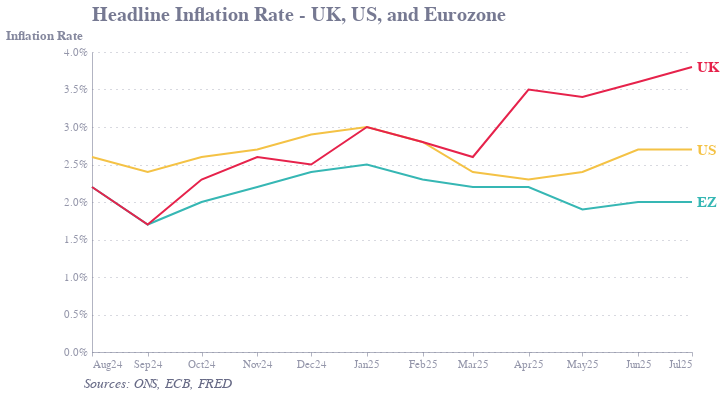

Notebook code for this chart:
### Code cell
# 2. Find last year for each Type
last_points = infl.loc[infl.groupby('Country')['Date'].idxmax()]

line = alt.Chart(infl).mark_line().encode(
    x=alt.X('Date', axis=alt.Axis(format='%b%y', title=None, labelAngle=0, tickCount={'interval': 'month', 'step': 1})),
    y=alt.Y('Value', title='Inflation Rate', axis=alt.Axis(format=',.1%', titleX=-87, titleY=-10, titleFontSize=13)),
    color='Country',
    tooltip=[
        alt.Tooltip('Country:N', title='Economy'),
        alt.Tooltip('Date:T', format='%B %Y', title='Date'),
        alt.Tooltip('Value:Q', format='.1%', title='Inflation Rate')
    ]
)

# 4. Add text labels at the end
text = alt.Chart(last_points).mark_text(
    align='left',
    dx=5,
    fontWeight='bold',
    fontSize=15
).encode(
    x=alt.X('Date'),
    y=alt.Y('Value'),
    text='Country',
    color=alt.Color('Country', legend=None)
)

footnote = alt.Chart(pd.DataFrame({'text': [
    "Sources: ONS, ECB, FRED"
]})).mark_text(
    align='left',
    baseline='top',
    fontSize=14,
    fontStyle='italic',
    dy=175,
    x=-15
).encode(
    text='text'
)

# 5. Combine and display
chart = (line + text + footnote).properties(title= 'Headline Inflation Rate - UK, US, and Eurozone', width=600).configure_title(
    fontSize=20  # Increase title font size here
)
chart

### Figure 1 — Vega-Lite specification as saved in the notebook (floating-point values rounded to 4 significant figures)
{"config": {"font": "Circular Std", "text": {"color": "#676A86", "align": "left", "baseline": "middle", "dx": 7, "dy": 0, "fontSize": 11}, "view": {"stroke": null, "continuousWidth": 400, "continuousHeight": 300, "discreteWidth": 400, "discreteHeight": 300}, "range": {"category": ["#36B7B4", "#E6224B", "#F4C245", "#0063AF", "#00A767", "#179FDB", "#EB5C2E"], "diverging": ["#E6224B", "#E54753", "#C9C9C9", "#179FDB", "#122B39"], "heatmap": ["#C9C9C9", "#179FDB", "#0063AF", "#122B39"], "ordinal": ["#00A767", "#36B7B4", "#179FDB", "#0063AF", "#243B5A"]}, "bar": {"color": "#179fdb"}, "line": {"color": "#e6224b"}, "rule": {"color": "#676A86"}, "area": {"opacity": 0.3}, "point": {"filled": true, "size": 80, "color": "#e6224b", "opacity": 0.95}, "geoshape": {"stroke": "white", "strokeWidth": 0.3}, "rect": {"fill": "#d6d4d4", "opacity": 0.3}, "axis": {"labelColor": "#676A86", "labelFontSize": 11, "labelFont": "Circular Std", "labelOpacity": 0.7, "tickColor": "#676A86", "tickOpacity": 0.5, "domainColor": "#676A86", "domainOpacity": 0.5, "gridColor": "#676A86", "gridDash": [2, 2], "gridOpacity": 0.5, "title": null, "titleColor": "#676A86", "titleOpacity": 0.8, "tickSize": 4}, "axisXDiscrete": {"grid": false, "labelAngle": 0, "tickCount": 10, "tickOpacity": 0.5, "title": null}, "axisYDiscrete": {"ticks": false, "labelPadding": 5}, "axisXTemporal": {"grid": false, "ticks": true}, "axisXQuantitative": {"grid": true}, "axisYQuantitative": {"gridColor": "#676A86", "gridDash": [1, 5], "gridOpacity": 0.5, "ticks": false, "labelPadding": 5, "tickCount": 8, "titleAngle": 0, "titleAlign": "left", "titleBaseline": "bottom", "titleX": 0, "titleY": -5}, "title": {"color": "#676A86E6", "subtitleColor": "#676A86", "font": "Circular Std", "subtitleFont": "Circular Std", "anchor": "start", "fontSize": 20, "subtitleFontSize": 12, "subtitlePadding": 4, "offset": 0, "frame": "group"}, "legend": {"titleColor": "#122b39", "title": null, "labelColor": "#122b39", "labelFontSize": 11}}, "layer": [{"data": {"name": "data-295b1cae3d31e075448a98ea0e979dda"}, "mark": {"type": "line"}, "encoding": {"color": {"field": "Country", "type": "nominal"}, "tooltip": [{"field": "Country", "title": "Economy", "type": "nominal"}, {"field": "Date", "format": "%B %Y", "title": "Date", "type": "temporal"}, {"field": "Value", "format": ".1%", "title": "Inflation Rate", "type": "quantitative"}], "x": {"axis": {"format": "%b%y", "labelAngle": 0, "tickCount": {"interval": "month", "step": 1}, "title": null}, "field": "Date", "type": "temporal"}, "y": {"axis": {"format": ",.1%", "titleFontSize": 13, "titleX": -87, "titleY": -10}, "field": "Value", "title": "Inflation Rate", "type": "quantitative"}}}, {"data": {"name": "data-068e96ed08f18949fb566dc6e3f0d134"}, "mark": {"type": "text", "align": "left", "dx": 5, "fontSize": 15, "fontWeight": "bold"}, "encoding": {"color": {"field": "Country", "legend": null, "type": "nominal"}, "text": {"field": "Country", "type": "nominal"}, "x": {"field": "Date", "type": "temporal"}, "y": {"field": "Value", "type": "quantitative"}}}, {"data": {"name": "data-6335fd49d7e16657638331fe3882e144"}, "mark": {"type": "text", "align": "left", "baseline": "top", "dy": 175, "fontSize": 14, "fontStyle": "italic", "x": -15}, "encoding": {"text": {"field": "text", "type": "nominal"}}}], "title": "Headline Inflation Rate - UK, US, and Eurozone", "width": 600, "$schema": "https://vega.github.io/schema/vega-lite/v5.20.1.json", "datasets": {"data-295b1cae3d31e075448a98ea0e979dda": [{"Date": "2024-08-01T00:00:00", "Country": "US", "Value": 0.026}, {"Date": "2024-09-01T00:00:00", "Country": "US", "Value": 0.024}, {"Date": "2024-10-01T00:00:00", "Country": "US", "Value": 0.026}, {"Date": "2024-11-01T00:00:00", "Country": "US", "Value": 0.027}, {"Date": "2024-12-01T00:00:00", "Country": "US", "Value": 0.029}, {"Date": "2025-01-01T00:00:00", "Country": "US", "Value": 0.03}, {"Date": "2025-02-01T00:00:00", "Country": "US", "Value": 0.028}, {"Date": "2025-03-01T00:00:00", "Country": "US", "Value": 0.024}, {"Date": "2025-04-01T00:00:00", "Country": "US", "Value": 0.023}, {"Date": "2025-05-01T00:00:00", "Country": "US", "Value": 0.024}, {"Date": "2025-06-01T00:00:00", "Country": "US", "Value": 0.027}, {"Date": "2025-07-01T00:00:00", "Country": "US", "Value": 0.027}, {"Date": "2024-08-01T00:00:00", "Country": "EZ", "Value": 0.022}, {"Date": "2024-09-01T00:00:00", "Country": "EZ", "Value": 0.017}, {"Date": "2024-10-01T00:00:00", "Country": "EZ", "Value": 0.02}, {"Date": "2024-11-01T00:00:00", "Country": "EZ", "Value": 0.022}, {"Date": "2024-12-01T00:00:00", "Country": "EZ", "Value": 0.024}, {"Date": "2025-01-01T00:00:00", "Country": "EZ", "Value": 0.025}, {"Date": "2025-02-01T00:00:00", "Country": "EZ", "Value": 0.023}, {"Date": "2025-03-01T00:00:00", "Country": "EZ", "Value": 0.022}, {"Date": "2025-04-01T00:00:00", "Country": "EZ", "Value": 0.022}, {"Date": "2025-05-01T00:00:00", "Country": "EZ", "Value": 0.019}, {"Date": "2025-06-01T00:00:00", "Country": "EZ", "Value": 0.02}, {"Date": "2025-07-01T00:00:00", "Country": "EZ", "Value": 0.02}, {"Date": "2024-08-01T00:00:00", "Country": "UK", "Value": 0.022}, {"Date": "2024-09-01T00:00:00", "Country": "UK", "Value": 0.017}, {"Date": "2024-10-01T00:00:00", "Country": "UK", "Value": 0.023}, {"Date": "2024-11-01T00:00:00", "Country": "UK", "Value": 0.026}, {"Date": "2024-12-01T00:00:00", "Country": "UK", "Value": 0.025}, {"Date": "2025-01-01T00:00:00", "Country": "UK", "Value": 0.03}, {"Date": "2025-02-01T00:00:00", "Country": "UK", "Value": 0.028}, {"Date": "2025-03-01T00:00:00", "Country": "UK", "Value": 0.026}, {"Date": "2025-04-01T00:00:00", "Country": "UK", "Value": 0.035}, {"Date": "2025-05-01T00:00:00", "Country": "UK", "Value": 0.034}, {"Date": "2025-06-01T00:00:00", "Country": "UK", "Value": 0.036}, {"Date": "2025-07-01T00:00:00", "Country": "UK", "Value": 0.038}], "data-068e96ed08f18949fb566dc6e3f0d134": [{"Date": "2025-07-01T00:00:00", "Country": "EZ", "Value": 0.02}, {"Date": "2025-07-01T00:00:00", "Country": "UK", "Value": 0.038}, {"Date": "2025-07-01T00:00:00", "Country": "US", "Value": 0.027}], "data-6335fd49d7e16657638331fe3882e144": [{"text": "Sources: ONS, ECB, FRED"}]}}
